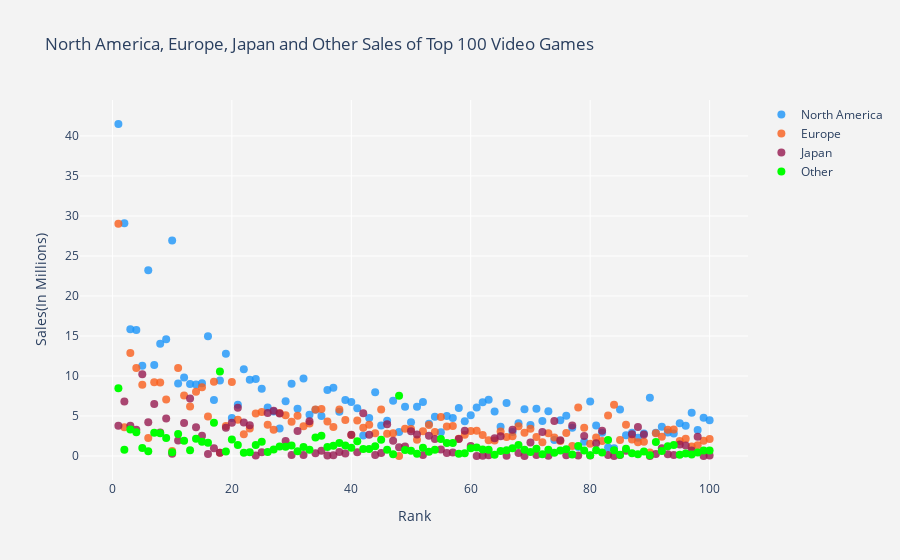

Here is the notebook cell this chart was saved with:
### Code cell
traceNA = go.Scatter(
                    x = sales.Rank,
                    y = sales.NA_Sales,
                    mode = "markers",
                    name = "North America",
                    marker = dict(color = 'rgba(28, 149, 249, 0.8)',size=8),
                    text= sales.Name)

traceEU = go.Scatter(
                    x = sales.Rank,
                    y = sales.EU_Sales,
                    mode = "markers",
                    name = "Europe",
                    marker = dict(color = 'rgba(249, 94, 28, 0.8)',size=8),
                    text= sales.Name)
traceJP = go.Scatter(
                    x = sales.Rank,
                    y = sales.JP_Sales,
                    mode = "markers",
                    name = "Japan",
                    marker = dict(color = 'rgba(150, 26, 80, 0.8)',size=8),
                    text= sales.Name)
traceOS = go.Scatter(
                    x = sales.Rank,
                    y = sales.Other_Sales,
                    mode = "markers",
                    name = "Other",
                    marker = dict(color = 'lime',size=8),
                    text= sales.Name)

data = [traceNA, traceEU,traceJP,traceOS]
layout = dict(title = 'North America, Europe, Japan and Other Sales of Top 100 Video Games',
              xaxis= dict(title= 'Rank',ticklen= 5,zeroline= False,zerolinewidth=1,gridcolor="white"),
              yaxis= dict(title= 'Sales(In Millions)',ticklen= 5,zeroline= False,zerolinewidth=1,gridcolor="white",),
              paper_bgcolor='rgb(243, 243, 243)',
              plot_bgcolor='rgb(243, 243, 243)' )
fig = dict(data = data, layout = layout)
iplot(fig)

### Figure 1 — Plotly figure (JSON) as saved in the notebook; plotly's stock layout.template omitted (floating-point values rounded to 4 significant figures)
{"data": [{"marker": {"color": "rgba(28, 149, 249, 0.8)", "size": 8}, "mode": "markers", "name": "North America", "text": ["Wii Sports", "Super Mario Bros.", "Mario Kart Wii", "Wii Sports Resort", "Pokemon Red/Pokemon Blue", "Tetris", "New Super Mario Bros.", "Wii Play", "New Super Mario Bros. Wii", "Duck Hunt", "Nintendogs", "Mario Kart DS", "Pokemon Gold/Pokemon Silver", "Wii Fit", "Wii Fit Plus", "Kinect Adventures!", "Grand Theft Auto V", "Grand Theft Auto: San Andreas", "Super Mario World", "Brain Age: Train Your Brain in Minutes a Day", "Pokemon Diamond/Pokemon Pearl", "Super Mario Land", "Super Mario Bros. 3", "Grand Theft Auto V", "Grand Theft Auto: Vice City", "Pokemon Ruby/Pokemon Sapphire", "Pokemon Black/Pokemon White", "Brain Age 2: More Training in Minutes a Day", "Gran Turismo 3: A-Spec", "Call of Duty: Modern Warfare 3", "Pokémon Yellow: Special Pikachu Edition", "Call of Duty: Black Ops", "Pokemon X/Pokemon Y", "Call of Duty: Black Ops 3", "Call of Duty: Black Ops II", "Call of Duty: Black Ops II", "Call of Duty: Modern Warfare 2", "Call of Duty: Modern Warfare 3", "Grand Theft Auto III", "Super Smash Bros. Brawl", "Call of Duty: Black Ops", "Animal Crossing: Wild World", "Mario Kart 7", "Halo 3", "Grand Theft Auto V", "Pokemon HeartGold/Pokemon SoulSilver", "Super Mario 64", "Gran Turismo 4", "Super Mario Galaxy", "Pokemon Omega Ruby/Pokemon Alpha Sapphire", "Super Mario Land 2: 6 Golden Coins", "Grand Theft Auto IV", "Gran Turismo", "Super Mario 3D Land", "Gran Turismo 5", "Call of Duty: Modern Warfare 2", "Grand Theft Auto IV", "Super Mario All-Stars", "Pokemon FireRed/Pokemon LeafGreen", "Super Mario 64", "Just Dance 3", "Call of Duty: Ghosts", "Halo: Reach", "Mario Kart 64", "New Super Mario Bros. 2", "Halo 4", "Final Fantasy VII", "Call of Duty: Ghosts", "Just Dance 2", "Gran Turismo 2", "Call of Duty 4: Modern Warfare", "Donkey Kong Country", "Minecraft", "Animal Crossing: New Leaf", "Mario Party DS", "The Elder Scrolls V: Skyrim", "Super Mario Kart", "FIFA 16", "Wii Party", "Halo 2", "Mario Party 8", "Pokemon Black 2/Pokemon White 2", "FIFA Soccer 13", "The Sims 3", "GoldenEye 007", "Mario & Sonic at the Olympic Games", "Final Fantasy X", "Final Fantasy VIII", "Pokémon Platinum Version", "Pac-Man", "Grand Theft Auto: Liberty City Stories", "Super Mario Galaxy 2", "Star Wars Battlefront (2015)", "Call of Duty: Advanced Warfare", "The Legend of Zelda: Ocarina of Time", "Crash Bandicoot 2: Cortex Strikes Back", "Super Mario Bros. 2", "Super Smash Bros. for Wii U and 3DS", "Call of Duty: World at War", "Battlefield 3"], "type": "scatter", "x": [1, 2, 3, 4, 5, 6, 7, 8, 9, 10, 11, 12, 13, 14, 15, 16, 17, 18, 19, 20, 21, 22, 23, 24, 25, 26, 27, 28, 29, 30, 31, 32, 33, 34, 35, 36, 37, 38, 39, 40, 41, 42, 43, 44, 45, 46, 47, 48, 49, 50, 51, 52, 53, 54, 55, 56, 57, 58, 59, 60, 61, 62, 63, 64, 65, 66, 67, 68, 69, 70, 71, 72, 73, 74, 75, 76, 77, 78, 79, 80, 81, 82, 83, 84, 85, 86, 87, 88, 89, 90, 91, 92, 93, 94, 95, 96, 97, 98, 99, 100], "y": [41.49, 29.08, 15.85, 15.75, 11.27, 23.2, 11.38, 14.03, 14.59, 26.93, 9.07, 9.81, 9, 8.94, 9.09, 14.97, 7.01, 9.43, 12.78, 4.75, 6.42, 10.83, 9.54, 9.63, 8.41, 6.06, 5.57, 3.44, 6.85, 9.03, 5.89, 9.67, 5.17, 5.77, 4.99, 8.25, 8.52, 5.54, 6.99, 6.75, 5.98, 2.55, 4.74, 7.97, 3.8, 4.4, 6.91, 3.01, 6.16, 4.23, 6.16, 6.76, 4.02, 4.89, 2.96, 4.99, 4.76, 5.99, 4.34, 5.08, 6.05, 6.72, 7.03, 5.55, 3.66, 6.63, 3.01, 4.09, 5.84, 3.88, 5.91, 4.36, 5.58, 2.01, 4.46, 5.03, 3.54, 1.11, 1.79, 6.82, 3.81, 2.91, 1.06, 0.98, 5.8, 2.58, 2.91, 2.28, 2.82, 7.28, 2.9, 3.66, 2.93, 2.8, 4.1, 3.78, 5.39, 3.24, 4.79, 4.46]}, {"marker": {"color": "rgba(249, 94, 28, 0.8)", "size": 8}, "mode": "markers", "name": "Europe", "text": ["Wii Sports", "Super Mario Bros.", "Mario Kart Wii", "Wii Sports Resort", "Pokemon Red/Pokemon Blue", "Tetris", "New Super Mario Bros.", "Wii Play", "New Super Mario Bros. Wii", "Duck Hunt", "Nintendogs", "Mario Kart DS", "Pokemon Gold/Pokemon Silver", "Wii Fit", "Wii Fit Plus", "Kinect Adventures!", "Grand Theft Auto V", "Grand Theft Auto: San Andreas", "Super Mario World", "Brain Age: Train Your Brain in Minutes a Day", "Pokemon Diamond/Pokemon Pearl", "Super Mario Land", "Super Mario Bros. 3", "Grand Theft Auto V", "Grand Theft Auto: Vice City", "Pokemon Ruby/Pokemon Sapphire", "Pokemon Black/Pokemon White", "Brain Age 2: More Training in Minutes a Day", "Gran Turismo 3: A-Spec", "Call of Duty: Modern Warfare 3", "Pokémon Yellow: Special Pikachu Edition", "Call of Duty: Black Ops", "Pokemon X/Pokemon Y", "Call of Duty: Black Ops 3", "Call of Duty: Black Ops II", "Call of Duty: Black Ops II", "Call of Duty: Modern Warfare 2", "Call of Duty: Modern Warfare 3", "Grand Theft Auto III", "Super Smash Bros. Brawl", "Call of Duty: Black Ops", "Animal Crossing: Wild World", "Mario Kart 7", "Halo 3", "Grand Theft Auto V", "Pokemon HeartGold/Pokemon SoulSilver", "Super Mario 64", "Gran Turismo 4", "Super Mario Galaxy", "Pokemon Omega Ruby/Pokemon Alpha Sapphire", "Super Mario Land 2: 6 Golden Coins", "Grand Theft Auto IV", "Gran Turismo", "Super Mario 3D Land", "Gran Turismo 5", "Call of Duty: Modern Warfare 2", "Grand Theft Auto IV", "Super Mario All-Stars", "Pokemon FireRed/Pokemon LeafGreen", "Super Mario 64", "Just Dance 3", "Call of Duty: Ghosts", "Halo: Reach", "Mario Kart 64", "New Super Mario Bros. 2", "Halo 4", "Final Fantasy VII", "Call of Duty: Ghosts", "Just Dance 2", "Gran Turismo 2", "Call of Duty 4: Modern Warfare", "Donkey Kong Country", "Minecraft", "Animal Crossing: New Leaf", "Mario Party DS", "The Elder Scrolls V: Skyrim", "Super Mario Kart", "FIFA 16", "Wii Party", "Halo 2", "Mario Party 8", "Pokemon Black 2/Pokemon White 2", "FIFA Soccer 13", "The Sims 3", "GoldenEye 007", "Mario & Sonic at the Olympic Games", "Final Fantasy X", "Final Fantasy VIII", "Pokémon Platinum Version", "Pac-Man", "Grand Theft Auto: Liberty City Stories", "Super Mario Galaxy 2", "Star Wars Battlefront (2015)", "Call of Duty: Advanced Warfare", "The Legend of Zelda: Ocarina of Time", "Crash Bandicoot 2: Cortex Strikes Back", "Super Mario Bros. 2", "Super Smash Bros. for Wii U and 3DS", "Call of Duty: World at War", "Battlefield 3"], "type": "scatter", "x": [1, 2, 3, 4, 5, 6, 7, 8, 9, 10, 11, 12, 13, 14, 15, 16, 17, 18, 19, 20, 21, 22, 23, 24, 25, 26, 27, 28, 29, 30, 31, 32, 33, 34, 35, 36, 37, 38, 39, 40, 41, 42, 43, 44, 45, 46, 47, 48, 49, 50, 51, 52, 53, 54, 55, 56, 57, 58, 59, 60, 61, 62, 63, 64, 65, 66, 67, 68, 69, 70, 71, 72, 73, 74, 75, 76, 77, 78, 79, 80, 81, 82, 83, 84, 85, 86, 87, 88, 89, 90, 91, 92, 93, 94, 95, 96, 97, 98, 99, 100], "y": [29.02, 3.58, 12.88, 11.01, 8.89, 2.26, 9.23, 9.2, 7.06, 0.63, 11, 7.57, 6.18, 8.03, 8.59, 4.94, 9.27, 0.4, 3.75, 9.26, 4.52, 2.71, 3.44, 5.31, 5.49, 3.9, 3.28, 5.36, 5.09, 4.28, 5.04, 3.73, 4.05, 5.81, 5.88, 4.3, 3.63, 5.82, 4.51, 2.61, 4.44, 3.52, 3.91, 2.83, 5.81, 2.77, 2.85, 0.01, 3.4, 3.37, 2.04, 3.1, 3.87, 2.99, 4.88, 3.69, 3.76, 2.15, 2.65, 3.11, 3.15, 2.63, 1.98, 1.94, 3.07, 2.36, 2.47, 3.73, 2.89, 3.42, 2.38, 1.71, 2.83, 2.32, 1.88, 2.86, 1.24, 6.06, 3.53, 1.53, 2.3, 1.86, 5.05, 6.42, 2.01, 3.9, 2.07, 1.72, 1.78, 0.45, 2.83, 2.42, 3.29, 3.3, 1.89, 2.17, 1.18, 1.35, 1.9, 2.13]}, {"marker": {"color": "rgba(150, 26, 80, 0.8)", "size": 8}, "mode": "markers", "name": "Japan", "text": ["Wii Sports", "Super Mario Bros.", "Mario Kart Wii", "Wii Sports Resort", "Pokemon Red/Pokemon Blue", "Tetris", "New Super Mario Bros.", "Wii Play", "New Super Mario Bros. Wii", "Duck Hunt", "Nintendogs", "Mario Kart DS", "Pokemon Gold/Pokemon Silver", "Wii Fit", "Wii Fit Plus", "Kinect Adventures!", "Grand Theft Auto V", "Grand Theft Auto: San Andreas", "Super Mario World", "Brain Age: Train Your Brain in Minutes a Day", "Pokemon Diamond/Pokemon Pearl", "Super Mario Land", "Super Mario Bros. 3", "Grand Theft Auto V", "Grand Theft Auto: Vice City", "Pokemon Ruby/Pokemon Sapphire", "Pokemon Black/Pokemon White", "Brain Age 2: More Training in Minutes a Day", "Gran Turismo 3: A-Spec", "Call of Duty: Modern Warfare 3", "Pokémon Yellow: Special Pikachu Edition", "Call of Duty: Black Ops", "Pokemon X/Pokemon Y", "Call of Duty: Black Ops 3", "Call of Duty: Black Ops II", "Call of Duty: Black Ops II", "Call of Duty: Modern Warfare 2", "Call of Duty: Modern Warfare 3", "Grand Theft Auto III", "Super Smash Bros. Brawl", "Call of Duty: Black Ops", "Animal Crossing: Wild World", "Mario Kart 7", "Halo 3", "Grand Theft Auto V", "Pokemon HeartGold/Pokemon SoulSilver", "Super Mario 64", "Gran Turismo 4", "Super Mario Galaxy", "Pokemon Omega Ruby/Pokemon Alpha Sapphire", "Super Mario Land 2: 6 Golden Coins", "Grand Theft Auto IV", "Gran Turismo", "Super Mario 3D Land", "Gran Turismo 5", "Call of Duty: Modern Warfare 2", "Grand Theft Auto IV", "Super Mario All-Stars", "Pokemon FireRed/Pokemon LeafGreen", "Super Mario 64", "Just Dance 3", "Call of Duty: Ghosts", "Halo: Reach", "Mario Kart 64", "New Super Mario Bros. 2", "Halo 4", "Final Fantasy VII", "Call of Duty: Ghosts", "Just Dance 2", "Gran Turismo 2", "Call of Duty 4: Modern Warfare", "Donkey Kong Country", "Minecraft", "Animal Crossing: New Leaf", "Mario Party DS", "The Elder Scrolls V: Skyrim", "Super Mario Kart", "FIFA 16", "Wii Party", "Halo 2", "Mario Party 8", "Pokemon Black 2/Pokemon White 2", "FIFA Soccer 13", "The Sims 3", "GoldenEye 007", "Mario & Sonic at the Olympic Games", "Final Fantasy X", "Final Fantasy VIII", "Pokémon Platinum Version", "Pac-Man", "Grand Theft Auto: Liberty City Stories", "Super Mario Galaxy 2", "Star Wars Battlefront (2015)", "Call of Duty: Advanced Warfare", "The Legend of Zelda: Ocarina of Time", "Crash Bandicoot 2: Cortex Strikes Back", "Super Mario Bros. 2", "Super Smash Bros. for Wii U and 3DS", "Call of Duty: World at War", "Battlefield 3"], "type": "scatter", "x": [1, 2, 3, 4, 5, 6, 7, 8, 9, 10, 11, 12, 13, 14, 15, 16, 17, 18, 19, 20, 21, 22, 23, 24, 25, 26, 27, 28, 29, 30, 31, 32, 33, 34, 35, 36, 37, 38, 39, 40, 41, 42, 43, 44, 45, 46, 47, 48, 49, 50, 51, 52, 53, 54, 55, 56, 57, 58, 59, 60, 61, 62, 63, 64, 65, 66, 67, 68, 69, 70, 71, 72, 73, 74, 75, 76, 77, 78, 79, 80, 81, 82, 83, 84, 85, 86, 87, 88, 89, 90, 91, 92, 93, 94, 95, 96, 97, 98, 99, 100], "y": [3.77, 6.81, 3.79, 3.28, 10.22, 4.22, 6.5, 2.93, 4.7, 0.28, 1.93, 4.13, 7.2, 3.6, 2.53, 0.24, 0.97, 0.41, 3.54, 4.16, 6.04, 4.18, 3.84, 0.06, 0.47, 5.38, 5.65, 5.32, 1.87, 0.13, 3.12, 0.11, 4.34, 0.35, 0.65, 0.07, 0.08, 0.49, 0.3, 2.66, 0.48, 5.33, 2.67, 0.13, 0.36, 3.96, 1.91, 1.1, 1.2, 3.08, 2.69, 0.14, 2.54, 2.13, 0.81, 0.38, 0.44, 2.12, 3.15, 1.25, 0, 0.04, 0.08, 2.23, 2.47, 0.04, 3.28, 0.38, 0.01, 1.69, 0.13, 3, 0.02, 4.36, 1.98, 0.1, 3.81, 0.06, 2.49, 0.05, 1.58, 3.14, 0.13, 0, 0.13, 0.66, 2.73, 3.63, 2.69, 0, 0.24, 0.98, 0.22, 0.14, 1.45, 1.31, 0.7, 2.42, 0, 0.06]}, {"marker": {"color": "lime", "size": 8}, "mode": "markers", "name": "Other", "text": ["Wii Sports", "Super Mario Bros.", "Mario Kart Wii", "Wii Sports Resort", "Pokemon Red/Pokemon Blue", "Tetris", "New Super Mario Bros.", "Wii Play", "New Super Mario Bros. Wii", "Duck Hunt", "Nintendogs", "Mario Kart DS", "Pokemon Gold/Pokemon Silver", "Wii Fit", "Wii Fit Plus", "Kinect Adventures!", "Grand Theft Auto V", "Grand Theft Auto: San Andreas", "Super Mario World", "Brain Age: Train Your Brain in Minutes a Day", "Pokemon Diamond/Pokemon Pearl", "Super Mario Land", "Super Mario Bros. 3", "Grand Theft Auto V", "Grand Theft Auto: Vice City", "Pokemon Ruby/Pokemon Sapphire", "Pokemon Black/Pokemon White", "Brain Age 2: More Training in Minutes a Day", "Gran Turismo 3: A-Spec", "Call of Duty: Modern Warfare 3", "Pokémon Yellow: Special Pikachu Edition", "Call of Duty: Black Ops", "Pokemon X/Pokemon Y", "Call of Duty: Black Ops 3", "Call of Duty: Black Ops II", "Call of Duty: Black Ops II", "Call of Duty: Modern Warfare 2", "Call of Duty: Modern Warfare 3", "Grand Theft Auto III", "Super Smash Bros. Brawl", "Call of Duty: Black Ops", "Animal Crossing: Wild World", "Mario Kart 7", "Halo 3", "Grand Theft Auto V", "Pokemon HeartGold/Pokemon SoulSilver", "Super Mario 64", "Gran Turismo 4", "Super Mario Galaxy", "Pokemon Omega Ruby/Pokemon Alpha Sapphire", "Super Mario Land 2: 6 Golden Coins", "Grand Theft Auto IV", "Gran Turismo", "Super Mario 3D Land", "Gran Turismo 5", "Call of Duty: Modern Warfare 2", "Grand Theft Auto IV", "Super Mario All-Stars", "Pokemon FireRed/Pokemon LeafGreen", "Super Mario 64", "Just Dance 3", "Call of Duty: Ghosts", "Halo: Reach", "Mario Kart 64", "New Super Mario Bros. 2", "Halo 4", "Final Fantasy VII", "Call of Duty: Ghosts", "Just Dance 2", "Gran Turismo 2", "Call of Duty 4: Modern Warfare", "Donkey Kong Country", "Minecraft", "Animal Crossing: New Leaf", "Mario Party DS", "The Elder Scrolls V: Skyrim", "Super Mario Kart", "FIFA 16", "Wii Party", "Halo 2", "Mario Party 8", "Pokemon Black 2/Pokemon White 2", "FIFA Soccer 13", "The Sims 3", "GoldenEye 007", "Mario & Sonic at the Olympic Games", "Final Fantasy X", "Final Fantasy VIII", "Pokémon Platinum Version", "Pac-Man", "Grand Theft Auto: Liberty City Stories", "Super Mario Galaxy 2", "Star Wars Battlefront (2015)", "Call of Duty: Advanced Warfare", "The Legend of Zelda: Ocarina of Time", "Crash Bandicoot 2: Cortex Strikes Back", "Super Mario Bros. 2", "Super Smash Bros. for Wii U and 3DS", "Call of Duty: World at War", "Battlefield 3"], "type": "scatter", "x": [1, 2, 3, 4, 5, 6, 7, 8, 9, 10, 11, 12, 13, 14, 15, 16, 17, 18, 19, 20, 21, 22, 23, 24, 25, 26, 27, 28, 29, 30, 31, 32, 33, 34, 35, 36, 37, 38, 39, 40, 41, 42, 43, 44, 45, 46, 47, 48, 49, 50, 51, 52, 53, 54, 55, 56, 57, 58, 59, 60, 61, 62, 63, 64, 65, 66, 67, 68, 69, 70, 71, 72, 73, 74, 75, 76, 77, 78, 79, 80, 81, 82, 83, 84, 85, 86, 87, 88, 89, 90, 91, 92, 93, 94, 95, 96, 97, 98, 99, 100], "y": [8.46, 0.77, 3.31, 2.96, 1, 0.58, 2.9, 2.85, 2.26, 0.47, 2.75, 1.92, 0.71, 2.15, 1.79, 1.67, 4.14, 10.57, 0.55, 2.05, 1.37, 0.42, 0.46, 1.38, 1.78, 0.5, 0.82, 1.18, 1.16, 1.32, 0.59, 1.13, 0.79, 2.31, 2.52, 1.12, 1.29, 1.62, 1.3, 1.02, 1.83, 0.88, 0.89, 1.21, 2.02, 0.77, 0.23, 7.53, 0.76, 0.65, 0.29, 1.03, 0.52, 0.78, 2.12, 1.63, 1.62, 0.29, 0.35, 0.98, 1.07, 0.82, 0.78, 0.15, 0.63, 0.73, 0.96, 1.38, 0.78, 0.5, 0.9, 0.23, 0.77, 0.41, 0.7, 0.85, 0.18, 1.26, 0.68, 0.08, 0.73, 0.43, 2.01, 0.71, 0.15, 0.91, 0.33, 0.23, 0.55, 0.08, 1.75, 0.64, 1.23, 1.37, 0.16, 0.31, 0.19, 0.43, 0.69, 0.69]}], "layout": {"paper_bgcolor": "rgb(243, 243, 243)", "plot_bgcolor": "rgb(243, 243, 243)", "title": {"text": "North America, Europe, Japan and Other Sales of Top 100 Video Games"}, "xaxis": {"gridcolor": "white", "ticklen": 5, "title": {"text": "Rank"}, "zeroline": false, "zerolinewidth": 1}, "yaxis": {"gridcolor": "white", "ticklen": 5, "title": {"text": "Sales(In Millions)"}, "zeroline": false, "zerolinewidth": 1}}}
